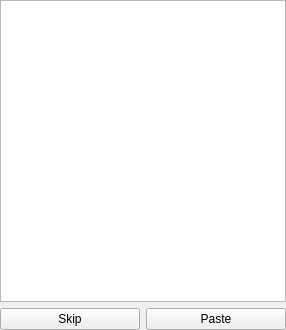
<?xml version="1.0" encoding="UTF-8"?>
<ui version="4.0">
 <class>ContinuousPasteWidget</class>
 <widget class="QWidget" name="ContinuousPasteWidget">
  <property name="geometry">
   <rect>
    <x>0</x>
    <y>0</y>
    <width>286</width>
    <height>330</height>
   </rect>
  </property>
  <property name="windowTitle">
   <string>Form</string>
  </property>
  <layout class="QVBoxLayout" name="verticalLayout">
   <property name="leftMargin">
    <number>0</number>
   </property>
   <property name="topMargin">
    <number>0</number>
   </property>
   <property name="rightMargin">
    <number>0</number>
   </property>
   <property name="bottomMargin">
    <number>0</number>
   </property>
   <item>
    <widget class="QTextEdit" name="previewText"/>
   </item>
   <item>
    <layout class="QHBoxLayout" name="horizontalLayout">
     <item>
      <widget class="QPushButton" name="skipButton">
       <property name="text">
        <string>Skip</string>
       </property>
      </widget>
     </item>
     <item>
      <widget class="QPushButton" name="pasteButton">
       <property name="text">
        <string>Paste</string>
       </property>
      </widget>
     </item>
    </layout>
   </item>
  </layout>
  <action name="actionBack">
   <property name="icon">
    <iconset resource="../../qrc/icons/icons.qrc">
     <normaloff>:/back.svg</normaloff>:/back.svg</iconset>
   </property>
   <property name="text">
    <string>Back</string>
   </property>
   <property name="toolTip">
    <string>Back to main page</string>
   </property>
  </action>
 </widget>
 <resources>
  <include location="../../qrc/icons/icons.qrc"/>
 </resources>
 <connections/>
</ui>
